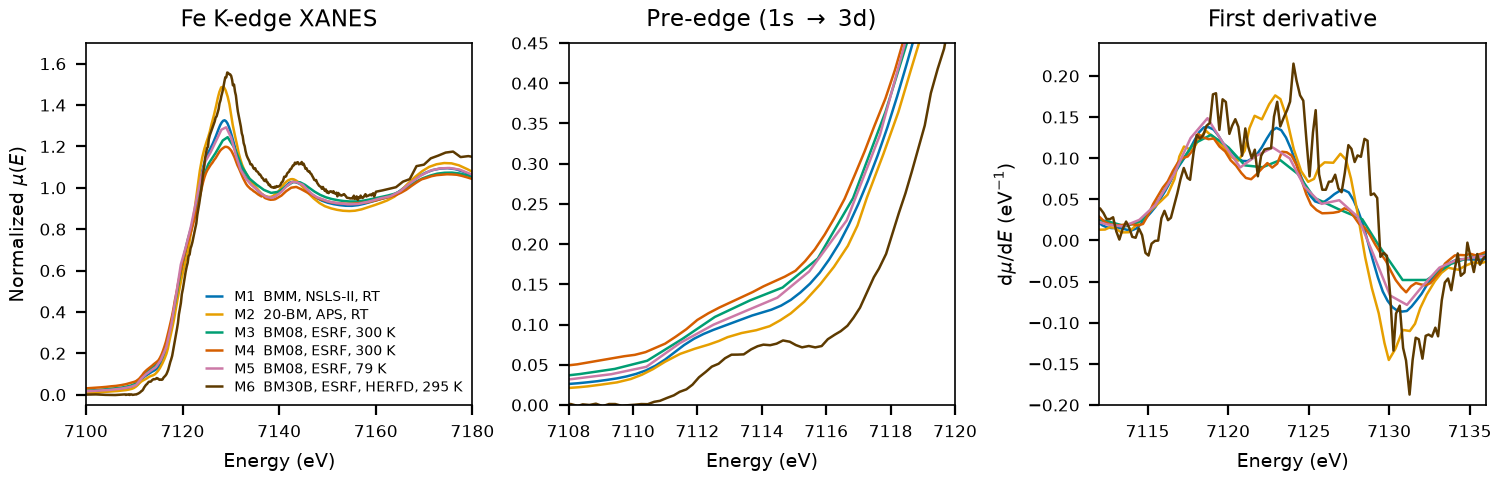

Python code for this plot:
"""Plot the unique experimental Fe K-edge spectra of wüstite in this folder.

Run from this directory. The output replaces spectra_comparison.png, which the
README links to.
"""

import matplotlib.pyplot as plt
import numpy as np
from larch import Group
from larch.xafs import pre_edge

OUTPUT = "spectra_comparison.png"

# One entry per unique measurement. The XASDB copies of M1 and M2 are omitted
# because they duplicate the XDI files and carry a min-max scaled mu column.
MEASUREMENTS = [
    ("M1  BMM, NSLS-II, RT", "NIST/Fe-Wustite.xdi", {"mu_column": 3}, "#0072B2"),
    ("M2  20-BM, APS, RT", "XASLIB/FeO_rt_01.xdi", {"ratio": (1, 2)}, "#E69F00"),
    (
        "M3  BM08, ESRF, 300 K",
        "XASDB/Iron (II) Oxide_idg74ufm.dat",
        {"mu_column": 1, "drop_last": True},
        "#009E73",
    ),
    (
        "M4  BM08, ESRF, 300 K",
        "XASDB/Iron (II) Oxide_idq2cv7k.dat",
        {"mu_column": 1, "drop_last": True},
        "#D55E00",
    ),
    (
        "M5  BM08, ESRF, 79 K",
        "XASDB/Iron (II) Oxide_idxvotm2.dat",
        {"mu_column": 1, "drop_last": True},
        "#CC79A7",
    ),
    (
        "M6  BM30B, ESRF, HERFD, 295 K",
        "FAME/Iron_(II)_Oxide_HERFD_SPECTRUM_SOC_20181115_004H.dat",
        {"mu_column": 2},
        "#5D3A00",
    ),
]


def normalized(path, mu_column=None, ratio=None, drop_last=False):
    """Return a larch group with the normalized spectrum read from path."""
    data = np.loadtxt(path, comments="#")
    energy = data[:, 0]
    if mu_column is not None:
        mu = data[:, mu_column]
    else:
        mu = np.log(data[:, ratio[0]] / data[:, ratio[1]])
    if drop_last:
        # The XASDB mu column is min-max scaled, so the last point is a hard 0.
        energy, mu = energy[:-1], mu[:-1]
    group = Group(energy=energy, mu=mu)
    pre_edge(group)
    return group


def main():
    plt.rcParams.update({"font.size": 7, "axes.linewidth": 0.6})
    fig, axes = plt.subplots(1, 3, figsize=(7.5, 2.4), constrained_layout=True)

    for label, path, kwargs, color in MEASUREMENTS:
        group = normalized(path, **kwargs)
        derivative = np.gradient(group.flat, group.energy)
        axes[0].plot(group.energy, group.flat, color=color, lw=0.9, label=label)
        axes[1].plot(group.energy, group.flat, color=color, lw=0.9)
        axes[2].plot(group.energy, derivative, color=color, lw=0.9)

    axes[0].set(
        xlim=(7100, 7180),
        ylim=(-0.05, 1.7),
        title="Fe K-edge XANES",
        ylabel=r"Normalized $\mu(E)$",
    )
    axes[1].set(
        xlim=(7108, 7120), ylim=(0, 0.45), title=r"Pre-edge (1s $\rightarrow$ 3d)"
    )
    axes[2].set(
        xlim=(7112, 7136),
        ylim=(-0.20, 0.24),
        title="First derivative",
        ylabel=r"d$\mu$/d$E$ (eV$^{-1}$)",
    )
    for ax in axes:
        ax.set_xlabel("Energy (eV)")
        ax.tick_params(labelsize=6)

    axes[0].legend(
        loc="lower right",
        fontsize=5.2,
        frameon=False,
        handlelength=1.2,
        borderpad=0.2,
        labelspacing=0.25,
    )
    fig.savefig(OUTPUT, dpi=200)
    print(f"wrote {OUTPUT}")


if __name__ == "__main__":
    main()
